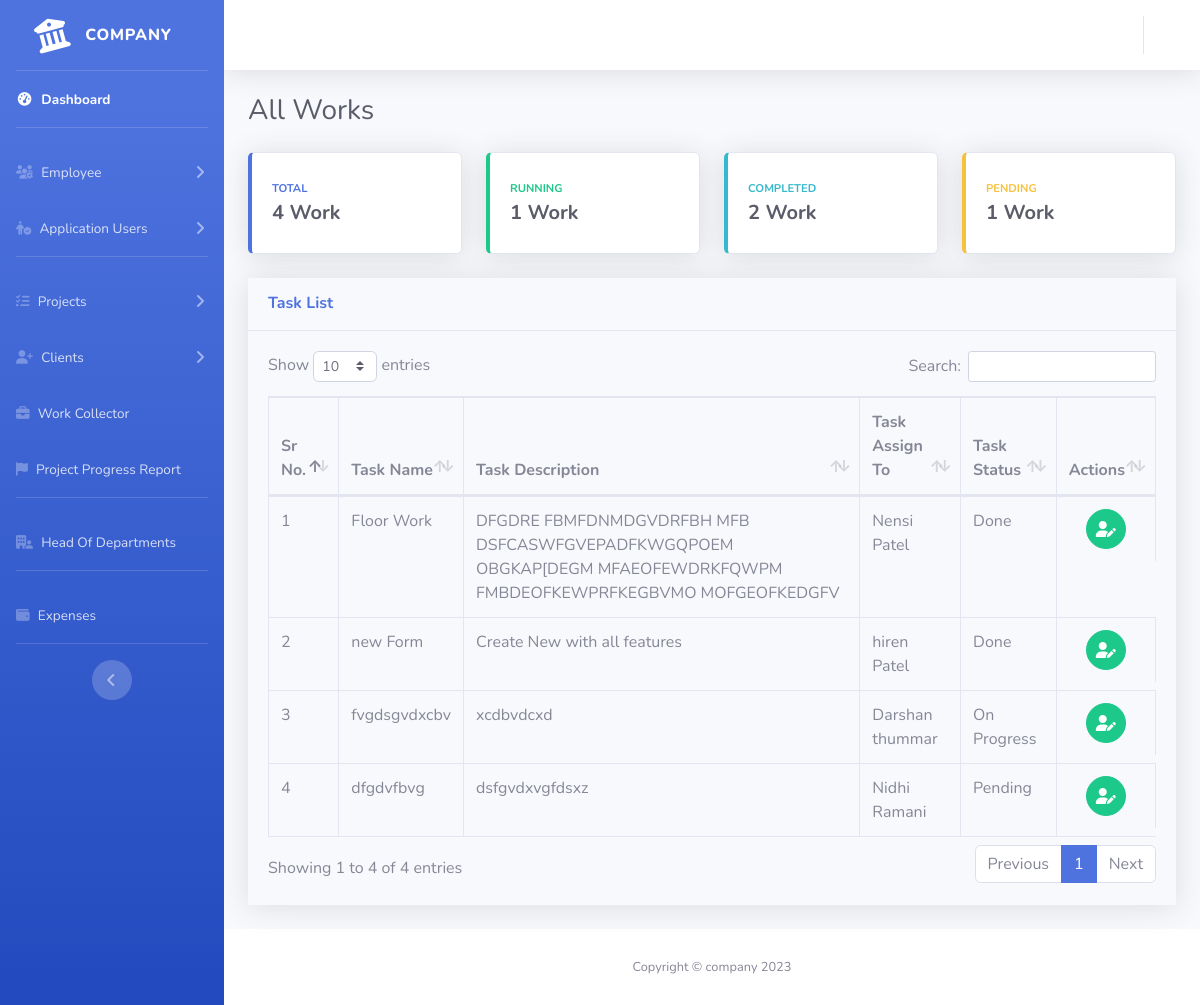
Page /admin/index.php?page=task-dashboard (signed in) on the committed database.
### tables this page shows
CREATE TABLE `task` (
  `task_id` text NOT NULL,
  `project_id` text NOT NULL,
  `task_name` varchar(255) NOT NULL,
  `task_description` text NOT NULL,
  `task_assign_to` varchar(255) NOT NULL,
  `task_status` int(10) NOT NULL,
  `createdAt` timestamp NOT NULL DEFAULT current_timestamp() ON UPDATE current_timestamp()
);

CREATE TABLE `users` (
  `user_id` text NOT NULL,
  `user_email` text NOT NULL,
  `user_password` text NOT NULL,
  `emp_id` text NOT NULL,
  `user_first_name` varchar(100) NOT NULL,
  `user_last_name` varchar(100) NOT NULL,
  `user_access_type` int(10) NOT NULL DEFAULT 2 COMMENT '1: Admin\r\n2: Employee\r\n3: Engineer\r\n4: HOD'
);

### admin/task-dashboard.php (the view, shortened to what this page needs)
<div class="container-fluid">
    <div class="d-sm-flex align-items-center justify-content-between mb-4">
        <h1 class="h3 mb-0 text-gray-800">All Works</h1>
    </div>
    <div class="row">
        <div class="col-xl-3 col-md-6 mb-4">
            <div class="card border-left-primary shadow h-100 py-2">
                <div class="card-body">
                    <div class="row no-gutters align-items-center">
                        <div class="col mr-2">
                            <div class="text-xs font-weight-bold text-primary text-uppercase mb-1">
                                Total</div>
                            <div class="h5 mb-0 font-weight-bold text-gray-800">
                                <?php echo  $con->query("SELECT * FROM task;")->num_rows . ' ' . 'Work' ?>
                            </div>
                        </div>
                    </div>
                </div>
            </div>
        </div>
        <div class="col-xl-3 col-md-6 mb-4">
            <div class="card border-left-success shadow h-100 py-2">
                <div class="card-body">
                    <div class="row no-gutters align-items-center">
                        <div class="col mr-2">
                            <div class="text-xs font-weight-bold text-success text-uppercase mb-1">
                                Running</div>
                            <div class="h5 mb-0 font-weight-bold text-gray-800">
                                <?php echo $con->query("SELECT * FROM task WHERE task_status=2;")->num_rows . ' ' . 'Work'; ?>
                            </div>
                        </div>
                    </div>
                </div>
            </div>
        </div>
        <div class="col-xl-3 col-md-6 mb-4">
            <div class="card border-left-info shadow h-100 py-2">
                <div class="card-body">
                    <div class="row no-gutters align-items-center">
                        <div class="col mr-2">
                            <div class="text-xs font-weight-bold text-info text-uppercase mb-1">Completed</div>
                            <div class="h5 mb-0 mr-3 font-weight-bold text-gray-800">
                                <?php echo $con->query("SELECT * FROM task WHERE task_status=3;")->num_rows . ' ' . 'Work'; ?>
                            </div>
                        </div>
                    </div>
                </div>
            </div>
        </div>
        <div class="col-xl-3 col-md-6 mb-4">
            <div class="card border-left-warning shadow h-100 py-2">
                <div class="card-body">
                    <div class="row no-gutters align-items-center">
                        <div class="col mr-2">
                            <div class="text-xs font-weight-bold text-warning text-uppercase mb-1">
                                Pending</div>
                            <div class="h5 mb-0 font-weight-bold text-gray-800">
                                <?php echo $con->query("SELECT * FROM task WHERE task_status=1;")->num_rows . ' ' . 'Work'; ?>
                            </div>
                        </div>
                    </div>
                </div>
            </div>
        </div>
    </div>
    <div class="row">
        <div class="col-xl-12 col-lg-7">
            <div class="card-12 shadow mb-4">
                <div class="card-header py-3">
                    <h6 class="m-0 font-weight-bold text-primary">Task List</h6>
                </div>
                <div class="card-body">
                    <div class="table-responsive">
                        <table class="table table-bordered" id="dataTable" width="100%" cellspacing="0">
                            <thead>
                                <tr>
                                    <th>Sr No.</th>
                                    <th>Task Name</th>
                                    <th>Task Description</th>
                                    <th>Task Assign To</th>
                                    <th>Task Status</th>
                                    <th>Actions</th>
                                </tr>
                            </thead>
                            <tbody>
                                <?php
                                $i = 1;
                                $qry = $con->query("SELECT * FROM task;");
                                while ($row = $qry->fetch_assoc()) { ?>
                                    <tr>
                                        <td scope="row">
                                            <?php echo $i++ ?>
                                        </td>
                                        <td>
                                            <?php echo $row['task_name']; ?>
                                        </td>
                                        <td>
                                            <?php echo $row['task_description'] ?>
                                        </td>
                                        <td>
                                            <?php
                                            $taskEmpId = $row['task_assign_to'];
                                            $taskEmp = $con->query("SELECT user_first_name,user_last_name FROM users WHERE user_id='$taskEmpId';");
                                            while ($u = $taskEmp->fetch_assoc()) {
                                                echo $u['user_first_name'] . " " . $u['user_last_name'];
                                            }
                                            ?>
                                        </td>
                                        <td>
                                            <?php
                                            if ($row['task_status'] == 1) {
                                                echo "Pending";
                                            } else if ($row['task_status'] == 2) {
                                                echo "On Progress";
                                            } else if ($row['task_status'] == 3) {
                                                echo "Done";
                                            }
                                            ?>
                                        </td>
                                        <td class="d-flex align-items-center justify-content-center">
                                            <a type="button" class="btn btn-success btn-circle editTask mx-1" href="./index.php?page=productivity-new&taskId=<?php echo $row['task_id'] ?>&projectId=<?php echo $row['project_id'] ?>"><i class="fa-solid fa-user-pen"></i></a>
                                        </td>
                                    </tr>
                                <?php } ?>
                            </tbody>
                        </table>
                    </div>
                </div>
            </div>
        </div>
    </div>
</div>

### rows in the picture
task: task_name "Floor Work", task_description "DFGDRE FBMFDNMDGVDRFBH MFB DSFCASWFGVEPADFKWGQPOEM OBGKAP[DEGM MFAEOFEWDRKFQWPM FMBDEOFKEWPRFKEGBVMO MOFGEOFKEDGFV", task_status "Done"
users: user_first_name "Nensi", user_last_name "Patel"
task: task_name "new Form", task_description "Create New with all features", task_status "Done"
users: user_first_name "hiren", user_last_name "Patel"
task: task_name "fvgdsgvdxcbv", task_description "xcdbvdcxd", task_status "On Progress"
users: user_first_name "Darshan", user_last_name "thummar"
task: task_name "dfgdvfbvg", task_description "dsfgvdxvgfdsxz", task_status "Pending"
users: user_first_name "Nidhi", user_last_name "Ramani"

### other values in the picture
$con->query("SELECT * FROM task;")->num_rows "4"
$con->query("SELECT * FROM task WHERE task_status=2;")->num_rows "1"
$con->query("SELECT * FROM task WHERE task_status=3;")->num_rows "2"
$con->query("SELECT * FROM task WHERE task_status=1;")->num_rows "1"
